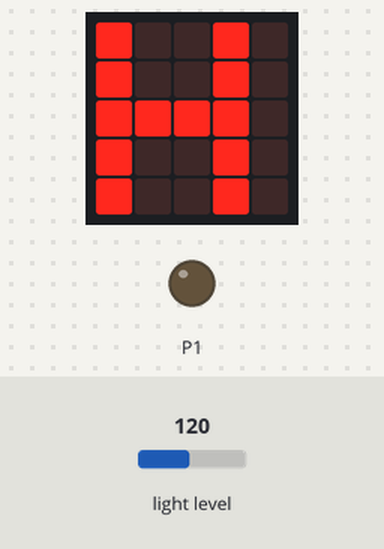
Recording of a program running on a simulated BBC micro:bit running MicroPython. On the bench: the board's 5×5 LED display, output pins drawn as LEDs (lit = HIGH). Inputs (shaded band) come from the test bench; at power-on: light level 120.

Above: at 1.2 s.
1.3 s: light level set to 102
3.2 s: light level set to 95
At 5.3 s:
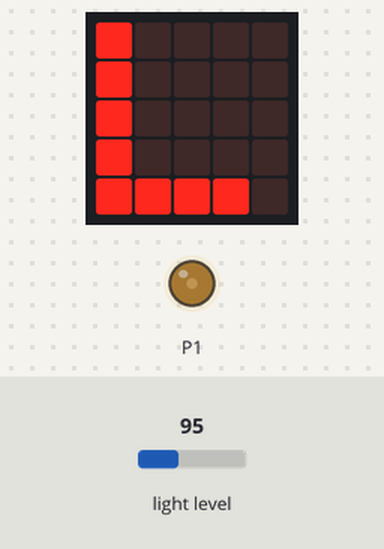
Timing chart, 0 to 6.8 s (numbered marks = the images above; inputs shaded):
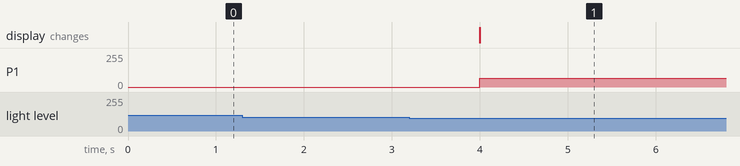

Measured:
- the behaviour switches between 100 and 99 on light level (found by bisection; images 0 and 1)
- after the input at 1.3 s, every drawn part: stays the same
- after the input at 3.2 s, P1: 0/255 → 64/255 after 0.80 s; the display: changes after 0.80 s (image 1)

The program:

Ch14_08_LED_light_controlled.py
```python
from microbit import *
while True:
    if display.read_light_level() < 100:
        display.show("L")
        pin1.write_analog(255)
        sleep(1000)
    else:
        display.show("H")
        pin1.write_digital(0)
        sleep(1000)
```
